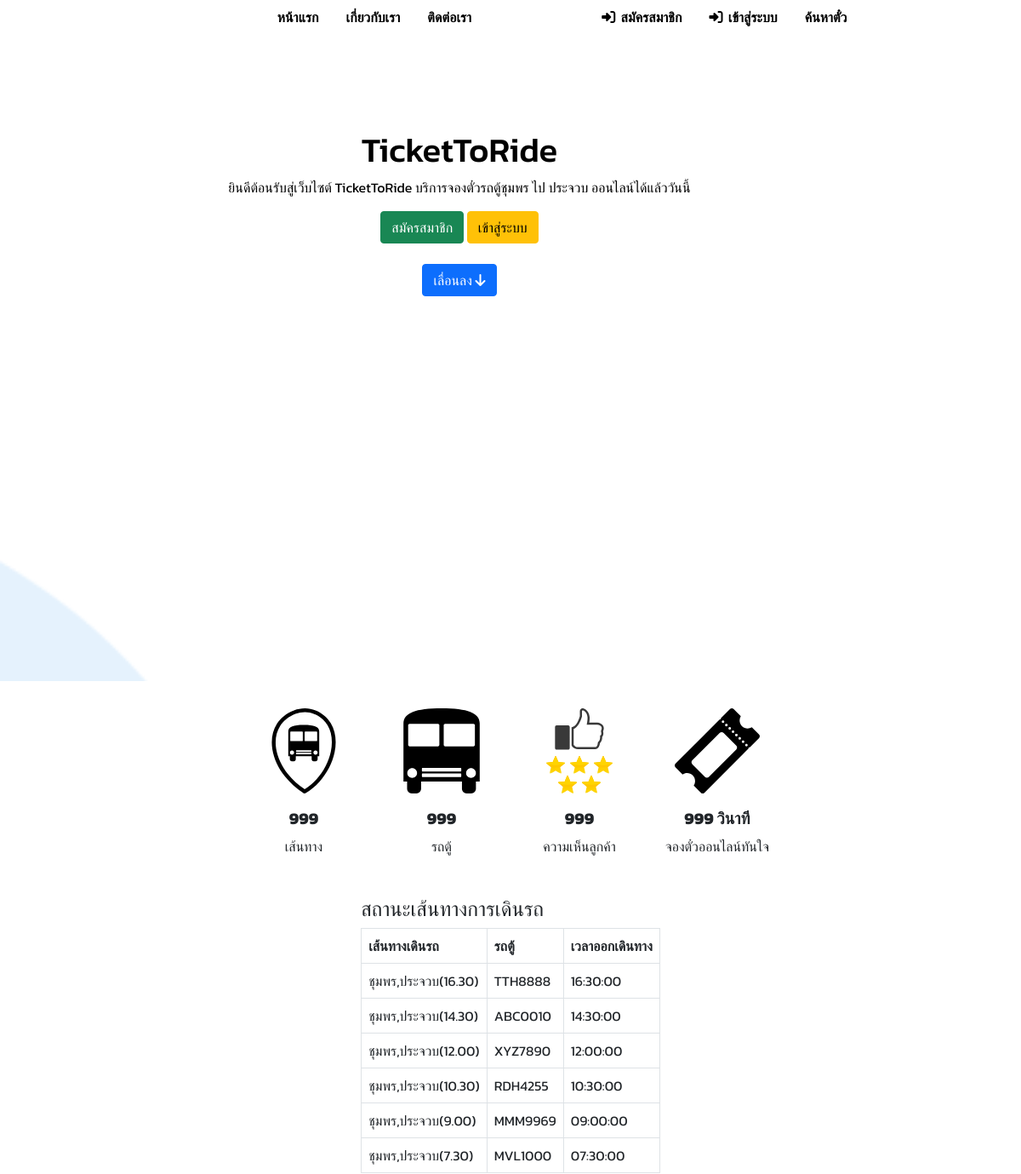
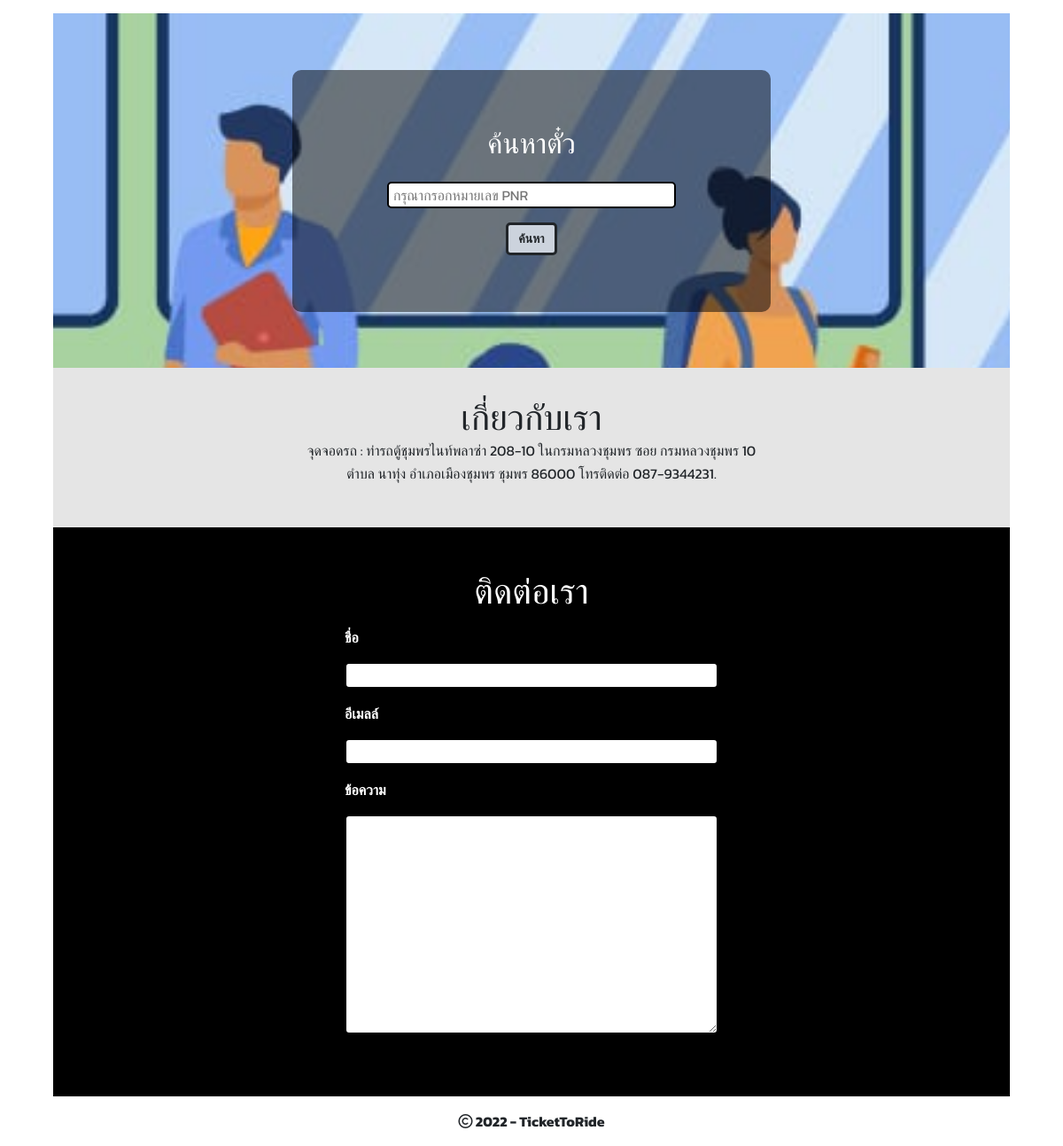
The page / on the database its author committed (2 pictures, top to bottom).
### tables this page shows
CREATE TABLE `routes` (
  `id` int(100) NOT NULL,
  `route_id` varchar(255) NOT NULL,
  `bus_no` varchar(155) NOT NULL,
  `route_cities` varchar(255) NOT NULL,
  `route_dep_date` date NOT NULL,
  `route_dep_time` time NOT NULL,
  `route_step_cost` int(100) NOT NULL,
  `route_created` datetime NOT NULL DEFAULT current_timestamp()
);

### assets/partials/_getJSON.php (called while the page is built, shortened)
<?php
    $rtSql = "Select * from routes";
    $resultrtSql = mysqli_query($conn, $rtSql);
    $arr = array();
    if(mysqli_num_rows($resultrtSql))
        while($row = mysqli_fetch_assoc($resultrtSql))
            $arr[] = $row;
        $routeJson = json_encode($arr);
    $ctSql = "Select * from customers";
    $resultctSql = mysqli_query($conn, $ctSql);
    $arr = array();
    if(mysqli_num_rows($resultctSql))
        while($row = mysqli_fetch_assoc($resultctSql))
            $arr[] = $row;
    $customerJson = json_encode($arr);
    $busSql = "Select * from buses";
    $resultBusSql = mysqli_query($conn, $busSql);
    $arr = array();
    while($row = mysqli_fetch_assoc($resultBusSql))
        $arr[] = $row;
    $busJson = json_encode($arr);
?>

### index.php (the view, shortened to what this page needs)
<?php
    $conn = db_connect();
?>
<!DOCTYPE html>
<html lang="en">
<head>
    <link href="https://cdn.jsdelivr.net/npm/bootstrap@5.0.1/dist/css/bootstrap.min.css" rel="stylesheet">
</head>
<body>
    <header>
        <nav>
            <div>
            </div>
            <ul>
                <li><a href="#" class="nav-item">หน้าแรก</a></li>
                <li><a href="#about" class="nav-item">เกี่ยวกับเรา</a></li>
                <li><a href="#contact" class="nav-item">ติดต่อเรา</a></li>
            </ul>
            <div>
            <a href="#" class="login nav-item" data-bs-toggle="modal" data-bs-target="#registerModal"><i class="fas fa-sign-in-alt" style="margin-right: 0.4rem;"></i>สมัครสมาชิก</a>
                <a href="#" class="login nav-item" data-bs-toggle="modal" data-bs-target="#loginModal"><i class="fas fa-sign-in-alt" style="margin-right: 0.4rem;"></i>เข้าสู่ระบบ</a>
                <a href="#pnr-enquiry" class="pnr nav-item">ค้นหาตั๋ว</a>
            </div>
        </nav>
    </header>
    <?php require 'assets/partials/_loginModal.php';
        require 'assets/partials/_getJSON.php';
        $routeData = json_decode($routeJson);
        $busData = json_decode($busJson);
        $customerData = json_decode($customerJson);
    ?>
    <section id="home">
        <div id="route-search-form">
            <h1>TicketToRide</h1>
            <p class="text-center">ยินดีต้อนรับสู่เว็บไซต์ TicketToRide บริการจองตั๋วรถตู้ชุมพร ไป ประจวบ ออนไลน์ได้แล้ววันนี้</p>
            <center>
            <button class="btn btn-success " data-bs-toggle="modal" data-bs-target="#registerModal">สมัครสมาชิก</button>
            <button class="btn btn-warning " data-bs-toggle="modal" data-bs-target="#loginModal">เข้าสู่ระบบ</button>
            </center>
            <br>
            <center>
            <a href="#pnr-enquiry"><button class="btn btn-primary">เลื่อนลง <i class="fa fa-arrow-down"></i></button></a>
            </center>
        </div>
    </section>
    <div id="block">
        <section id="info-num">
            <figure>
                <img src="assets/img/route.svg" alt="Bus Route Icon" width="100px" height="100px">
                <figcaption>
                    <span class="num counter" data-target="<?php echo count($routeData); ?>">999</span>
                    <span class="icon-name">เส้นทาง</span>
                </figcaption>
            </figure>
            <figure>
                <img src="assets/img/bus.svg" alt="Bus Icon" width="100px" height="100px">
                <figcaption>
                    <span class="num counter" data-target="<?php echo count($busData); ?>">999</span>
                    <span class="icon-name">รถตู้</span>
                </figcaption>
            </figure>
            <figure>
                <img src="assets/img/customer.svg" alt="Happy Customer Icon" width="100px" height="100px">
                <figcaption>
                    <span class="num counter" data-target="<?php echo count($customerData); ?>">999</span>
                    <span class="icon-name">ความเห็นลูกค้า</span>
                </figcaption>
            </figure>
            <figure>
                <img src="assets/img/ticket.svg" alt="Instant Ticket Icon" width="100px" height="100px">
                <figcaption>
                    <span class="num"><span class="counter" data-target="20">999</span> วินาที</span>
                    <span class="icon-name">จองตั๋วออนไลน์ทันใจ</span>
                </figcaption>
            </figure>
        </section>
        <section id="info-num">
        <?php
            $resultSql = "SELECT * FROM `routes` ORDER BY route_created DESC";
            $resultSqlResult = mysqli_query($conn, $resultSql);
            if(!mysqli_num_rows($resultSqlResult)){ ?>
                <div class="container mt-4">
                    <div id="noRoutes" class="alert alert-dark " role="alert">
                        <h1 class="alert-heading">No Routes Found!!</h1>
                        <p class="fw-light">Be the first person to add one!</p>
                        <hr>
                        <div id="addRouteAlert" class="alert alert-success" role="alert">
                                Click on <button id="add-button" class="button btn-sm"type="button"data-bs-toggle="modal" data-bs-target="#addModal">ADD <i class="fas fa-plus"></i></button> to add a route!
                        </div>
                    </div>
                </div>
            <?php }
            else { ?>
                <section id="route">
                    <div id="head">
                        <h4>สถานะเส้นทางการเดินรถ</h4>
                    </div>
                    <div id="route-results">
                        <table class="table table-hover table-bordered">
                            <thead>
                                <th>เส้นทางเดินรถ</th>
                                <th>รถตู้</th>
                                <th>เวลาออกเดินทาง</th>
                            </thead>
                            <?php
                                while($row = mysqli_fetch_assoc($resultSqlResult))
                                {
                                    $route_cities = $row["route_cities"];
                                    $route_dep_time = $row["route_dep_time"];
                                    $bus_no = $row["bus_no"];
                                        ?>
                                    <tr>
                                        <td>
                                            <?php
                                                echo $route_cities;
                                            ?>
                                        </td>
                                        <td>
                                            <?php
                                                echo $bus_no;
                                            ?>
                                        </td>
                                        <td>
                                            <?php
                                                echo $route_dep_time;
                                            ?>
                                        </td>
                                    </tr>
                                <?php
                                }
                            ?>
                        </table>
                    </div>
                    </section>
                <?php  } ?>
                </section>
        <section id="pnr-enquiry">
            <div id="pnr-form">
                <h2>ค้นหาตั๋ว</h2>
                <form action="<?php echo $_SERVER["REQUEST_URI"]; ?>" method="POST">
                    <div>
                        <input type="text" name="pnr" id="pnr" placeholder="กรุณากรอกหมายเลข PNR" required oninvalid="this.setCustomValidity('กรุณากรอกหมายเลข PNR ของคุณที่ได้จากการจอง')" >
                    </div>
                    <button type="submit" name="pnr-search">ค้นหา</button>
                </form>
            </div>
        </section>
        <section id="about">
            <div>
                <h1>เกี่ยวกับเรา</h1>
                <p>
                    จุดจอดรถ : ท่ารถตู้ชุมพรไนท์พลาซ่า 208-10 ในกรมหลวงชุมพร ซอย กรมหลวงชุมพร 10 ตำบล นาทุ่ง อำเภอเมืองชุมพร ชุมพร 86000 โทรติดต่อ 087-9344231.
                </p>
            </div>
        </section>
        <section id="contact">
            <div id="contact-form">
                <h1>ติดต่อเรา</h1>
                <form action="">
                    <div>
                        <label for="name">ชื่อ</label>
                        <input type="text" name="name" id="name">
                    </div>
                    <div>
                        <label for="email">อีเมลล์</label>
                        <input type="email" name="email" id="email">
                    </div>
                    <div>
                        <label for="message">ข้อความ</label>
                        <textarea name="message" id="message" cols="30" rows="10"></textarea>
                    </div>
                </form>
            </div>
        </section>
        <footer>
        <p>
                        <i class="far fa-copyright"></i> <?php echo date('Y');?> - TicketToRide
                        </p>
        </footer>
    </div>
</body>
</html>

### rows shown on the page
routes: route_cities "ชุมพร,ประจวบ(16.30)", bus_no "TTH8888", route_dep_time "16:30:00"
routes: route_cities "ชุมพร,ประจวบ(14.30)", bus_no "ABC0010", route_dep_time "14:30:00"
routes: route_cities "ชุมพร,ประจวบ(12.00)", bus_no "XYZ7890", route_dep_time "12:00:00"
routes: route_cities "ชุมพร,ประจวบ(10.30)", bus_no "RDH4255", route_dep_time "10:30:00"
routes: route_cities "ชุมพร,ประจวบ(9.00)", bus_no "MMM9969", route_dep_time "09:00:00"
routes: route_cities "ชุมพร,ประจวบ(7.30)", bus_no "MVL1000", route_dep_time "07:30:00"
